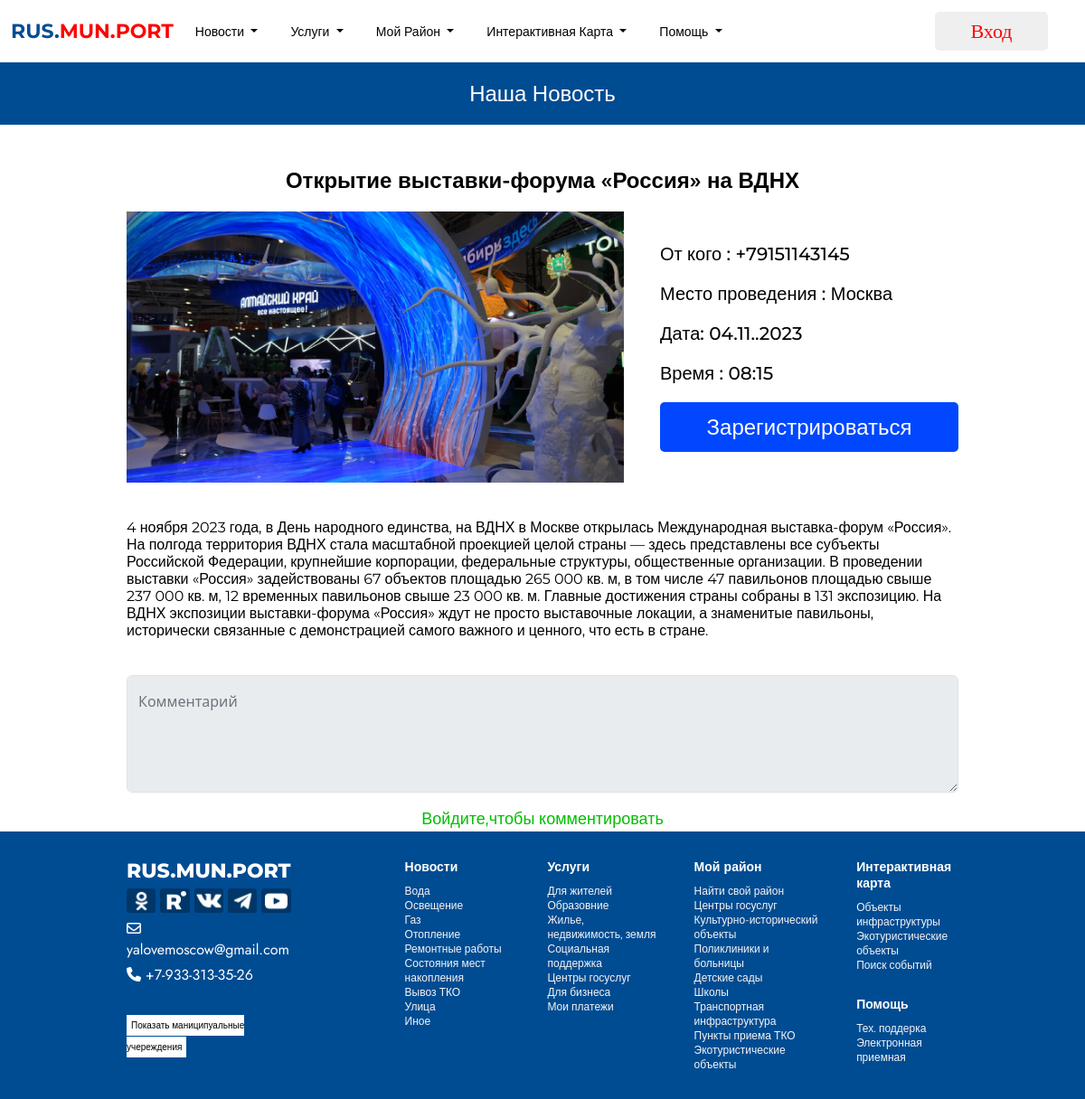
/post_detail/9/, run on an earlier commit of the app's database.
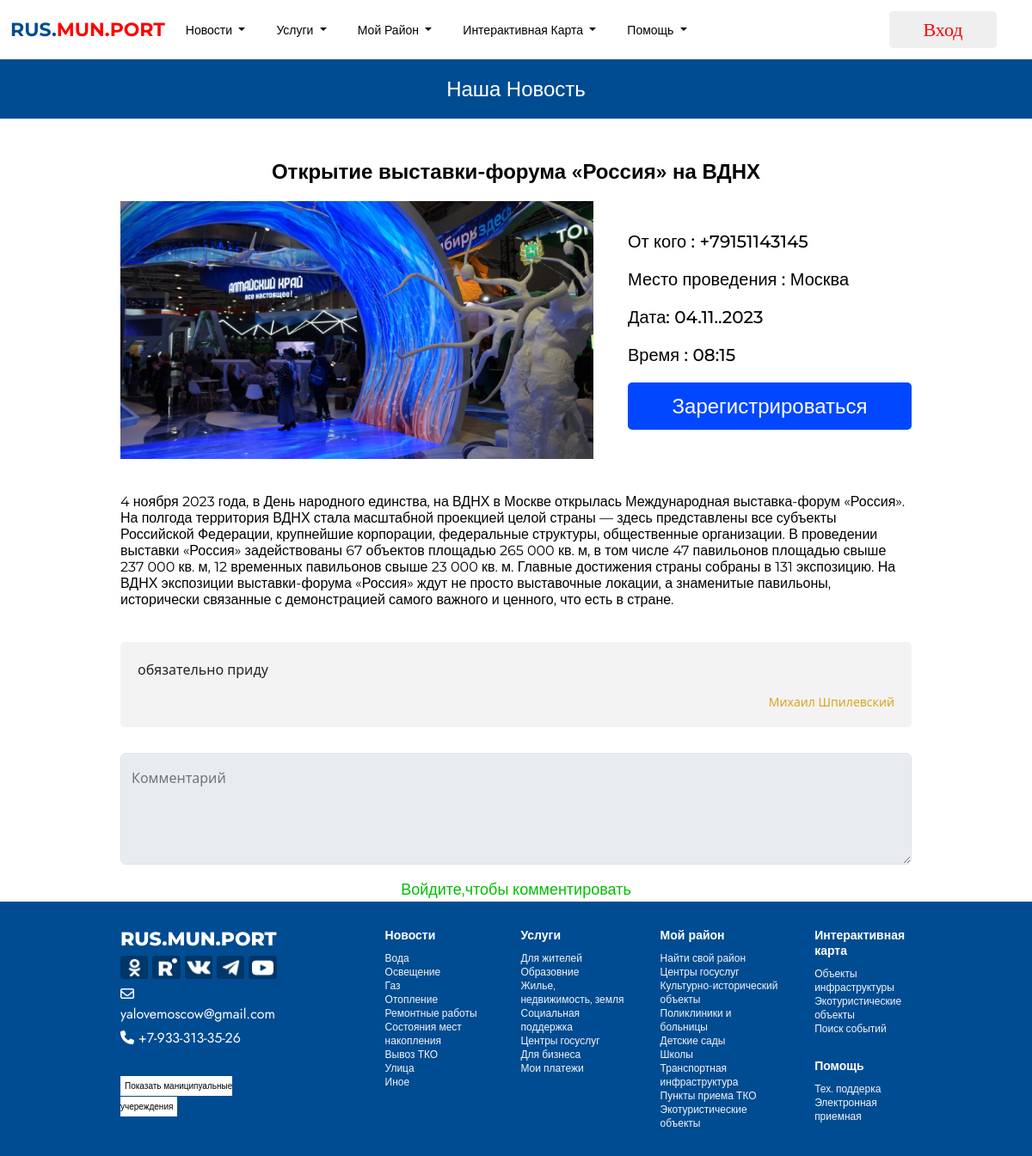
And on a later commit of the database.
### users/models.py (models this page shows, shortened)
class CommonPost(models.Model):
    title = models.CharField(max_length=50)
    place = models.CharField(max_length=70,default="Msc")
    content = models.CharField(blank=True,max_length=10000)
    image = models.ImageField(upload_to="common_posts")
    date = models.CharField(blank=True,max_length=10000,default="21.10.2023")
    time = models.CharField(blank=True,max_length=10000,default="23:05")
    link = models.CharField(blank=True,max_length=10000,default="https://google.com")
    date_create = models.DateField(auto_now_add=True)
    author = models.ForeignKey(NewUser,related_name="author_of_common_post",on_delete=models.CASCADE)

class NewUser(AbstractBaseUser,PermissionsMixin):
    role = models.ForeignKey(Role,related_name="role",on_delete=models.CASCADE)
    email = models.EmailField(_('email address'),unique=True)
    first_name =  models.CharField(max_length=150)
    father_name =  models.CharField(max_length=150)
    second_name =  models.CharField(max_length=150)
    bday=models.DateField(auto_now=False, auto_now_add=False)
    phone_number = models.CharField(max_length=20, validators=[RegexValidator(regex='^(\+?\d{1,3})?[-.\s]?\(?\d{3}\)?[-.\s]?\d{3}[-.\s]?\d{4}$')],unique=True)
    city = models.ForeignKey(City,related_name="city",on_delete=models.CASCADE)
    is_active = models.BooleanField(default=False)
    is_staff = models.BooleanField(default=False)
    is_proved = models.BooleanField(default=False)
    objects = CustomAccountManager()
    USERNAME_FIELD = 'phone_number'
    REQUIRED_FIELDS = ['email','first_name',"second_name","role","father_name","bday","city"]
    def __str__(self):
        return self.phone_number

class Comment(models.Model):
    post = models.ForeignKey(CommonPost,related_name="comment_for_common_post",on_delete=models.CASCADE)
    comment = models.CharField(max_length=500)
    author = models.ForeignKey(NewUser,related_name="commentator",on_delete=models.CASCADE)

### users/views.py (the view)
# urls.py: path('post_detail/<int:id>/',views.post_detail,name="post_detail"),
def post_detail(request,id):
	get_post = CommonPost.objects.get(id=id)
	comments = Comment.objects.filter(post=get_post)
	return render(request,"main/common_posts_detail.html",{"post":get_post,"comments":comments})

### users/templates/main/common_posts_detail.html (shortened to what this page needs)
{%extends 'main/base.html' %}
{%block content%}
<div class="common_news_title">
	Наша Новость
</div>
<div class="supercontainer" style="max-width: 920px;">
	<div class="new_title">{{post.title}}</div>
	<div class="new-wrapper">
	<div class="common_new_detail_left">
		<img src="{{post.image.url}}" class="new_post_image" alt="">
	</div>
	<div class="common_new_detail_right">
		<div class="common-new-link">От кого : {{post.author}}</div>
		<div class="common-new-link">Место проведения : {{post.place}}</div>
		<div class="common-new-link">Дата: {{post.date}}</div>
		<div class="common-new-link">Время : {{post.time}}</div>
		<a href="{{post.link}}"><div class="register_common_btn">Зарегистрироваться</div></a>
	</div>
</div>
	<div class="text">
		{{post.content}}
	</div>
	<div class="comments" style="margin-top: 40px;">
		{%for comment in comments%}
		<div class="comment-card">
			<div class="form-floating mb-3">
				<div class="comment_fields">{{comment.comment}}</div>
			  </div>
			  <div class="comment-author">{{comment.author.first_name}} {{comment.author.second_name}}</div>
		</div>
		{%endfor%}
		{%if request.user.is_authenticated%}
		<form action="{%url 'comment' post.id%}" method="POST">
			{%csrf_token%}
			<div class="form-floating mb-3">
				<textarea class="form-control" name="comment" placeholder="Оставьте свой комментарий" id="floatingTextarea2" style="height: 160px"></textarea>
  				<label for="floatingTextarea2">Комментарий</label>
			  </div>
			  <button type="submit" class="comment_send_btn">Отправить</button>
		</form>
		{%else%}
		<form action="{%url 'comment' post.id%}" method="POST">
			<div class="form-floating mb-3">
				<textarea class="form-control" name="comment" disabled placeholder="Оставьте свой комментарий" id="floatingTextarea2" style="height: 130px"></textarea>
  				<label for="floatingTextarea2">Комментарий</label>
			  </div>
			  <a class="home-link" href="{%url 'login' %}">Войдите,чтобы комментировать</a>
		</form>
		{%endif%}
	</div>
</div>
{%endblock%}

### users/templates/main/base.html (shortened to what this page needs)
<!DOCTYPE html>
<html lang="en">
<head>
	{% load static %}
<link href="https://cdn.jsdelivr.net/npm/bootstrap@5.3.2/dist/css/bootstrap.min.css" rel="stylesheet">
	<link rel="stylesheet" href="{% static 'css/styles.css' %}">
	<link rel="stylesheet" href="{% static 'css/adaptiv.css' %}">
</head>
<body>
	<nav class="navbar navbar-expand-lg bg-body-tertiary nav-head">
		<div class="container container-fluid nav-con">
		  <div class="collapse navbar-collapse" id="navbarTogglerDemo01">
			<a class="navbar-brand" href="{%url 'home'%}">RUS.<span style="color: #F00;
				">MUN.PORT</span></a>
			<ul class="navbar-nav me-auto mb-2 mb-lg-0">
				<li class="nav-item dropdown">
					<button class="nav-link dropdown-toggle" data-bs-toggle="dropdown" aria-expanded="false">
						Новости
					</button>
				  </li>
				  <li class="nav-item dropdown">
					<button class="nav-link dropdown-toggle" data-bs-toggle="dropdown" aria-expanded="false">
						Услуги
					</button>
				  </li>
				  <li class="nav-item dropdown">
					<button class="nav-link dropdown-toggle" data-bs-toggle="dropdown" aria-expanded="false">
						Мой Район
					</button>
				  </li>
				  <li class="nav-item dropdown">
					<button class="nav-link dropdown-toggle" data-bs-toggle="dropdown" aria-expanded="false">
						Интерактивная Карта
					</button>
				  </li>
				  <li class="nav-item dropdown">
					<button class="nav-link dropdown-toggle" data-bs-toggle="dropdown" aria-expanded="false">
						Помощь
					</button>
				  </li>
			</ul>
			<div class="log-nav">
				{%if user.is_authenticated%}
				<a href="{%url 'profile' user.id%}"><button class="profile_btn">{{user.first_name}} <br> {{user.father_name}} </a>
					<i class="fa-regular fa-user" style="color: #000;"></i></button>
				{%else%}
				  <a href="{%url 'login' %}"><button class="sign_btn">Вход</button></a>
				  <a href=""><i class="fa-regular fa-user" style="color: #ffffff;"></i></a>
				{%endif%}
			</div>
		  </div>
		</div>
	  </nav>
	<div class="">
		<section style="min-height: 80vh;">
		{%block content%}
		{%endblock%}
	</section>
	</div>
		<footer class="footer ">
			<div class="brand-column">
				<div class="footer-logo">RUS.MUN.PORT</div>
				<div class="icons">
					<a href=""><img src="{%static 'images/footer/ok.png'%}" alt=""></a>
					<a href=""><img src="{%static 'images/footer/rt.png'%}" alt=""></a>
					<a href=""><img src="{%static 'images/footer/vk.png'%}" alt=""></a>
					<a href=""><img src="{%static 'images/footer/tg.png'%}" alt=""></a>
					<a href=""><img src="{%static 'images/footer/yt.png'%}" alt=""></a>
				</div>
				<div class="mail-footer"><i class="fa-regular fa-envelope" style="color: #ffffff;"></i>yalovemoscow@gmail.com</div>
				<div class="phone-footer"><i class="fa-solid fa-phone" style="color: #ffffff;"></i> +7-933-313-35-26</div>
				<a href="" class="show_munic">Показать маниципуальные учереждения</a>
			</div>
			<div class="footer-column">
				<div class="footer-header">Новости</div>
				<a href=""><div class="footer-link">Вода</div></a>
				<a href=""><div class="footer-link">Освещение</div></a>
				<a href=""><div class="footer-link">Газ</div></a>
				<a href=""><div class="footer-link">Отопление</div></a>
				<a href=""><div class="footer-link">Ремонтные работы</div></a>
				<a href=""><div class="footer-link">Состояния мест накопления</div></a>
				<a href=""><div class="footer-link">Вывоз ТКО</div></a>
				<a href=""><div class="footer-link">Улица</div></a>
				<a href=""><div class="footer-link">Иное</div></a>
			</div>
			<div class="footer-column">
				<div class="footer-header">Услуги</div>
				<a href="{%url 'municipal_services'%}"><div class="footer-link">Для жителей</div></a>
				<a href="{%url 'municipal_services'%}"><div class="footer-link">Образовние</div></a>
				<a href="{%url 'municipal_services'%}"><div class="footer-link">Жилье, недвижимость, земля</div></a>
				<a href="{%url 'municipal_services'%}"><div class="footer-link">Социальная поддержка</div></a>
				<a href="{%url 'municipal_services'%}"><div class="footer-link">Центры госуслуг</div></a>
				<a href="{%url 'municipal_services'%}"><div class="footer-link">Для бизнеса</div></a>
				<a href="{%url 'municipal_services'%}"><div class="footer-link">Мои платежи</div></a>
			</div>
			<div class="footer-column">
				<div class="footer-header">Мой район</div>
				<a href=""><div class="footer-link">Найти свой район</div></a>
				<a href=""><div class="footer-link">Центры госуслуг</div></a>
				<a href=""><div class="footer-link">Культурно-исторический объекты</div></a>
				<a href=""><div class="footer-link">Поликлиники и больницы</div></a>
				<a href=""><div class="footer-link">Детские сады</div></a>
				<a href=""><div class="footer-link">Школы</div></a>
				<a href=""><div class="footer-link">Транспортная инфраструктура</div></a>
				<a href=""><div class="footer-link">Пункты приема ТКО</div></a>
				<a href=""><div class="footer-link">Экотуристические объекты</div></a>
			</div>
			<div class="footer-column">
				<div class="footer-header">Интерактивная карта</div>
				<a href="{%url 'maps' %}"><div class="footer-link">Объекты инфраструктуры</div></a>
				<a href="{%url 'eco' %}"><div class="footer-link">Экотуристические объекты</div></a>
				<a href=""><div class="footer-link" style="margin-bottom: 26px;">Поиск событий</div></a>
				<div class="footer-header">Помощь</div>
				<a href=""><div class="footer-link">Тех. поддерка</div></a>
				<a href=""><div class="footer-link">Электронная приемная</div></a>
			</div>
		</footer>
</body>
</html>

### users/static/css/styles.css (style rules this page uses)
html { box-sizing: border-box; }
*, *::after, *::before { box-sizing: inherit; }
ul[class], ol[class] { padding: 0; }
body, h1, h2, h3, h4, h5, h6, p, ul[class], ol[class], li, figure, figcaption, blockquote, dl, dd { margin: 0; }
ul[class] { list-style: none; }
img { max-width: 100%; display: block; }
input, button, textarea, select { font: inherit; }
a { text-decoration: none; }
.container { max-width: 1440px; margin: 0 auto; }
.nav-head { background-color: #fff !important; height: 69px; }
.navbar-brand { color: #004C92; font-family: 'Montserrat', sans-serif; font-size: 22px; font-style: normal; font-weight: 700; line-height: normal; }
.nav-link, .nav-drop { color: #000; font-family: 'Montserrat', sans-serif; font-size: 14px; font-style: normal; font-weight: 500; line-height: normal; }
.nav-link:hover, .nav-link:focus, .nav-link::selection, .nav-link:enabled { color: #000; }
.nav-con { background-color: #fff; }
.nav-item { margin-right: 20px; }
.log-nav { display: flex; align-items: center; }
.sign_btn { display: flex; width: 125px; min-height: 35px; padding: 8px; justify-content: center; align-items: center; gap: 10px; flex-shrink: 0; border: none; border-radius: 5px; margin-right: 15px; color: #F00; font-family: Montserrat; font-size: 22px; font-style: normal; font-weight: 500; line-height: normal; }
.log-nav .fa-user { font-size: 16px; }
.common_news_title { color: #FFF; padding: 20px; text-align: center; font-family: 'Montserrat', sans-serif; font-size: 24px; font-style: normal; font-weight: 500; line-height: normal; padding-top: 20px; background: #004C92; }
.supercontainer { max-width: 557px; margin: 0 auto; margin-top: 47px; }
.home-link { text-align: center; display: flex; justify-content: center; margin-top: 10px; font-family: 'Montserrat', sans-serif; font-size: 18px; font-weight: 400; color: rgb(2, 190, 2); }
.footer { display: flex; background: linear-gradient(0deg, #004C92 0%, #004C92 100%), #D9D9D9; padding-top: 30px; gap: 40px; padding-bottom: 30px; padding-right: 140px; padding-left: 140px; justify-content: space-around; }
.brand-column { margin-right: 86px; }
.footer-logo { color: #FFF; font-family: 'Montserrat', sans-serif; font-size: 22px; font-style: normal; font-weight: 800; line-height: normal; }
.icons { margin-top: 6px; margin-bottom: 6px; display: flex; align-items: center; gap: 5px; }
.mail-footer { color: #FFF; font-family: 'Jost',sans-serif; font-size: 16px; font-style: normal; font-weight: 400; line-height: normal; margin-bottom: 5px; }
.phone-footer { color: #FFF; font-family: 'Jost',sans-serif; font-size: 16px; font-style: normal; font-weight: 400; line-height: normal; margin-bottom: 30px; }
.show_munic { color: #000; font-family: 'Montserrat', sans-serif; font-size: 10px; font-style: normal; font-weight: 500; line-height: 10px; width: 181px; height: 30px; background: #FFF; padding: 5px; margin-top: 33px; }
.footer-header { color: #FFF; font-family: 'Montserrat', sans-serif; font-size: 14px; font-style: normal; font-weight: 900; line-height: normal; margin-bottom: 10px; }
.footer-link { color: #F5F5F5; font-family: 'Montserrat', sans-serif; font-size: 12px; font-style: normal; font-weight: 400; line-height: 16px; }
.new-wrapper { display: flex; justify-content: space-between; gap: 40px; align-items: center; }
.new_title { color: #000; text-align: center; font-family: 'Montserrat', sans-serif; font-size: 24px; font-style: normal; font-weight: 600; line-height: normal; margin-top: 20px; margin-bottom: 20px; }
.common-new-link { margin-bottom: 20px; color: #000; font-family: 'Montserrat', sans-serif; font-size: 20px; font-style: normal; font-weight: 500; line-height: normal; }
.register_common_btn { color: #FFF; text-align: center; font-family: 'Montserrat', sans-serif; font-size: 24px; font-style: normal; font-weight: 400; line-height: 25px; display: flex; width: 330px; height: 55px; padding: 10px; justify-content: center; align-items: center; gap: 10px; flex-shrink: 0; border-radius: 5px; background: #0047FF; }
.new_post_image { width: 550px; height: 300px; }
.text { color: #000; margin-top: 40px; font-family: 'Montserrat', sans-serif; font-size: 16px; font-style: normal; font-weight: 400; line-height: normal; }
.comment-card { padding: 20px; background-color: #f3f3f3; border-radius: 5px ; margin-bottom: 30px; }
.comment-author { display: flex; justify-content: flex-end; font-size: 14px; font-style: normal; font-weight: 500; line-height: normal; color: goldenrod; }

What changed in the data, as far as the page shows it:
added Comment: comment "обязательно приду", author.first_name "Михаил", author.second_name "Шпилевский"
